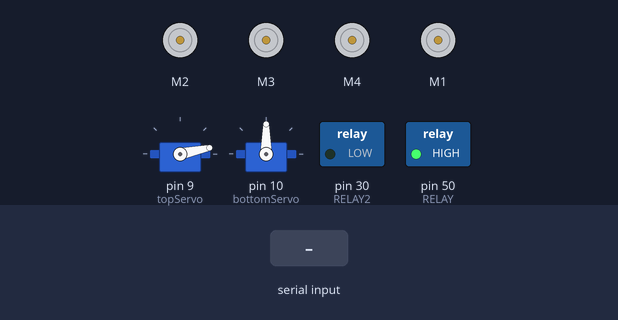
Bench run of a sketch on a simulated Arduino Mega 2560, built with avr-gcc and run on an emulated ATmega2560. Parts: 4 × DC motor (green arrow = forward, orange = backward, longer = faster), 2 × servo, switched loads named in the sketch (green lamp = pin HIGH). The inputs (shaded band) are chosen by the test bench. What the sketch prints to the serial monitor is not drawn.

Above: at 1.2 s.
1.3 s: "v" received over the second serial link
At 2.8 s:
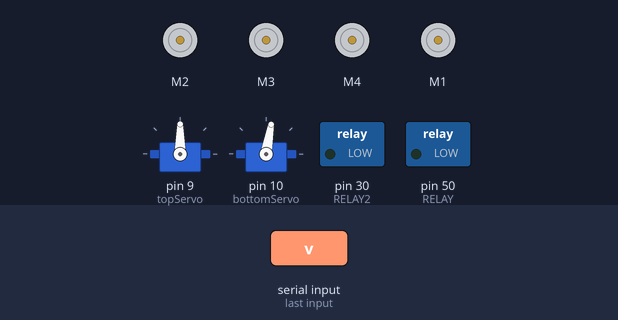
4.3 s: "c" received over the second serial link
At 5.3 s:
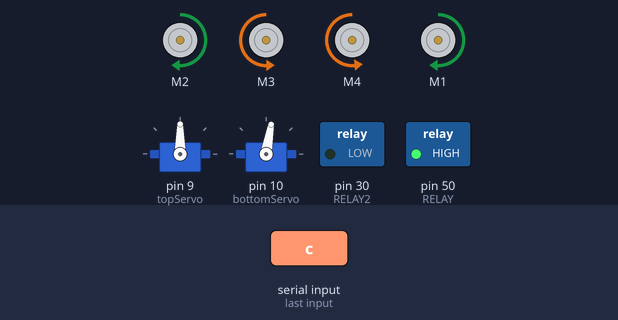
6.3 s: "b" received over the second serial link
At 7.1 s:
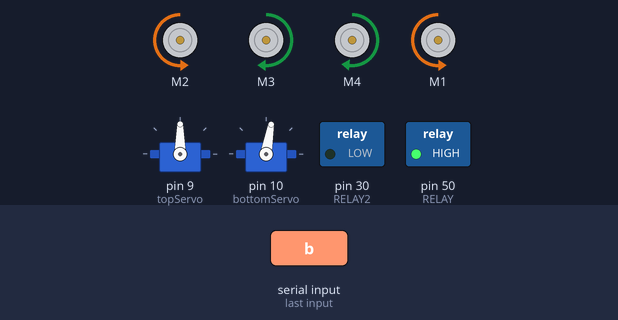
7.8 s: "a" received over the second serial link
At 8.3 s:
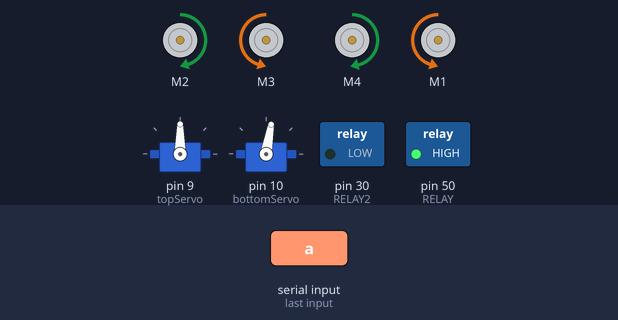
9.3 s: "d" received over the second serial link
At 10.5 s:
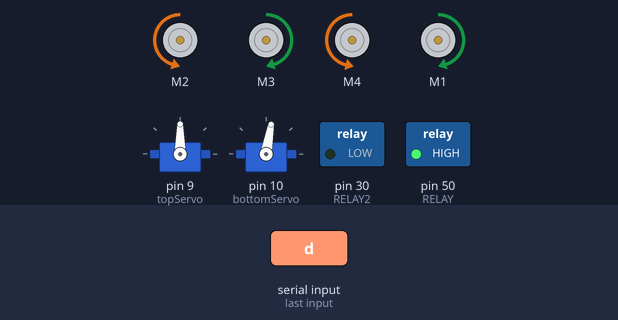
10.8 s: "w" received over the second serial link
At 11.7 s:
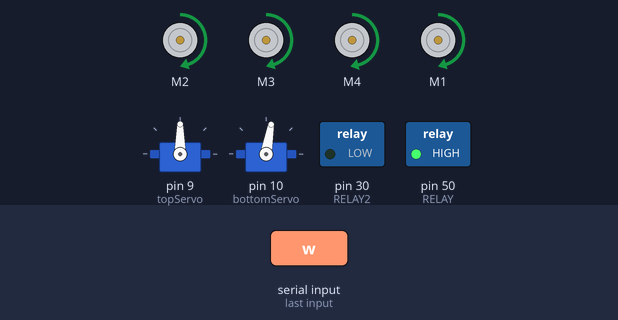
Timing chart, 0 to 13.3 s (numbered marks = the images above; inputs shaded):
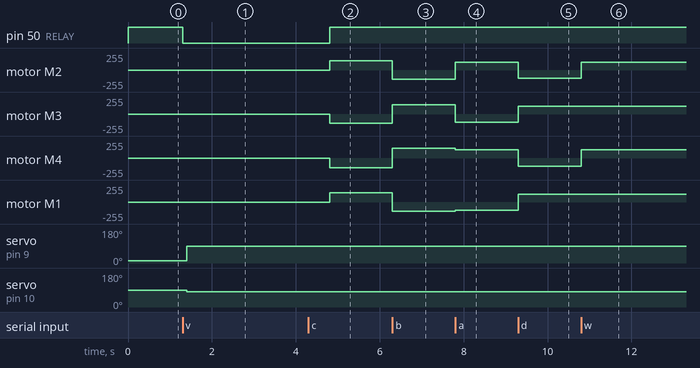

Measured:
- after the input at 1.3 s, pin 50 (RELAY): HIGH → LOW at once; servo on pin 9 (topServo): 12° → 90° after 0.10 s; servo on pin 10 (bottomServo): 90° → 80° after 0.10 s
- after the input at 4.3 s, pin 50 (RELAY): LOW → HIGH after 0.51 s; motor M2, motor M1: stopped → forward 140/255 after 0.51 s; motor M3: stopped → backward 140/255 after 0.51 s; motor M4: stopped → backward 145/255 after 0.51 s
- after the input at 6.3 s, motor M2, motor M1: forward 140/255 → backward 140/255 at once; motor M3: backward 140/255 → forward 140/255 at once; motor M4: backward 145/255 → forward 145/255 at once
- after the input at 7.8 s, motor M2: backward 140/255 → forward 120/255 at once; motor M3: forward 140/255 → backward 120/255 at once; motor M4: forward 145/255 → forward 124/255 at once; motor M1: backward 140/255 → backward 120/255 at once
- after the input at 9.3 s, motor M2: forward 120/255 → backward 120/255 at once; motor M3, motor M1: backward 120/255 → forward 120/255 at once; motor M4: forward 124/255 → backward 124/255 at once
- after the input at 10.8 s, motor M2: backward 120/255 → forward 120/255 at once; motor M4: backward 124/255 → forward 124/255 at once

The sketch:

bluetooth_mec_v2.ino
```cpp
//#include<PS2X_lib.h>
#include <AFMotor.h>
#include<Servo.h>

//#define ENREAD 30
#define RELAY 50
#define RELAY2 30

char received;
int speed = 0;
int steeringSpd = 140;
int pos =12;
int botPos = 90;
int upperLimitAng = 120;
int lowerLimitAng = 20;
int pulse = 0;


AF_DCMotor motor1(2);
AF_DCMotor motor2(3);
AF_DCMotor motor3(4);
AF_DCMotor motor4(1);
Servo topServo;
Servo bottomServo;


void setup() {
  // put your setup code here, to run once:
  Serial3.begin(115200);
  Serial.begin(115200);
  motor1.setSpeed(speed);
  motor1.run(RELEASE);
  motor2.setSpeed(speed);
  motor2.run(RELEASE);
  motor3.setSpeed(speed);
  motor3.run(RELEASE);
  motor4.setSpeed(speed);
  motor4.run(RELEASE);
  //Servo
  topServo.attach(9);
  bottomServo.attach(10);
  topServo.write(pos);
  bottomServo.write(botPos);
//  pinMode(ENREAD, INPUT_PULLUP);
  pinMode(RELAY, OUTPUT);
  pinMode(RELAY2, OUTPUT);
  delay(10);
  digitalWrite(RELAY, HIGH); // HIGH IS OFF FOR NORMALLY CLOSED RELAY
}

void setSPD(int speed) {
  motor1.setSpeed(speed);
  motor2.setSpeed(speed);
  motor3.setSpeed(1.04 * speed);
  motor4.setSpeed(speed);
}
void stop() {
  setSPD(0);
  motor1.run(RELEASE);
  motor2.run(RELEASE);
  motor3.run(RELEASE);
  motor4.run(RELEASE);
}
void loop() {
//  int a = digitalRead(ENREAD);
  //  if (ps2x.Button(PSB_R2)) {
  //    LX = ps2x.Analog(PSS_LX);
  //    LY = ps2x.Analog(PSS_LY);
  //    RX = ps2x.Analog(PSS_RX);
  //    RY = ps2x.Analog(PSS_RY);
  //    int diff_LX = abs(LX - N_X);
  //    int diff_LY = abs(LY - N_Y);
  //    int diff_RX = abs(RX - 128);
  //    int diff_RY = abs(RY - 127);
  //    Serial.print("LX:");
  //    Serial.println(LX);
  //    Serial.print("LY:");
  //    Serial.println(LY);
  //    Serial.print("RX:");
  //    Serial.println(RX);
  //    Serial.print("RY:");
  //    Serial.println(RY);
  if (Serial3.available()) {
    received = Serial3.read();
    Serial.println(received);
    //    Serial.println(speed);
  }
  if (received == '0') {
    stop();
    received = 0;
  } else {
    speed = 120;
    if (received == 'c') { //ROT LEFT
      setSPD(steeringSpd);
      motor4.run(FORWARD);
      motor3.run(BACKWARD);
      motor1.run(FORWARD);
      motor2.run(BACKWARD);
      received = 0;
      delay(5);
    }
    else if (received == 'b') { //ROT RIGHT
      setSPD(steeringSpd);
      motor4.run(BACKWARD);
      motor3.run(FORWARD);
      motor1.run(BACKWARD);
      motor2.run(FORWARD);
      received = 0;
      delay(5);
    }
    else if (received == 'a') { //LEFT
      setSPD(speed);
      Serial.print("Im going LEFT");
      motor1.run(FORWARD);
      motor2.run(BACKWARD);
      motor3.run(FORWARD);
      motor4.run(BACKWARD);
      received = 0;
      delay(5);
    }
    else if (received == 'd') { //RIGHT
      setSPD(speed);
      Serial.print("Im going RIGHT");

      motor4.run(FORWARD);
      motor2.run(FORWARD);
      motor3.run(BACKWARD);
      motor1.run(BACKWARD);
      received = 0;
      delay(5);
    }
    else if (received == 'w') { //FORWARD
      setSPD(speed);
      Serial.print("Im going FORWARD");
      motor4.setSpeed(speed);
      motor1.run(FORWARD);
      motor2.run(FORWARD);
      motor3.run(FORWARD);
      motor4.run(FORWARD);
      received = 0;
      delay(5);
    } else if (received == 's') { //BACKWARD
      setSPD(speed);
      Serial.print("Im going BACKWARD");
      motor4.setSpeed(speed);
      motor1.run(BACKWARD);
      motor2.run(BACKWARD);
      motor3.run(BACKWARD);
      motor4.run(BACKWARD);
      received = 0;
      delay(5);
    }
  }
  if (received == 'v') { //Sut bong & nâng arm
    pos = 90;
    botPos = 80;
    //    delay(100);
    digitalWrite(RELAY, LOW);
    delay(100); // Thời gian delay từ lúc bật động cơ đến lúc nâng arm
    writeServo();
    delay(778); // Thời gian động cơ hoạt động = (130+778)
    digitalWrite(RELAY, HIGH);
  }
  //  if (received == 'v') {
  //    pos += 10;
  //    if (pos >= upperLimitAng) {
  //      pos = upperLimitAng;
  //    }
  //    topServo.write(pos);
  //    delay(25);
  //    received = 0;
  ////    Serial.println(pos);
  //  }
  //  else if (received == 'z') {
  //    pos -= 10;
  //    if (pos <= lowerLimitAng) {
  //      pos = lowerLimitAng;
  //    }
  //    topServo.write(pos);
  //    delay(25);
  //    received = 0;
  ////    Serial.println(pos);
  //  }
  if (received == 'x') {
    pos = 70;
    botPos = 60;
    //    setPos(70, 60);
    writeServo();
  }
  if (received == 'j') {
    pos = 90;
    botPos = 70;
    writeServo();
  }
  if (received == 'z') { //Chinh sua goc giu bong
    botPos = 55;
    pos = 48 ;
    writeServo();
  }
  if (received == 'k') { //re bong
    if (digitalRead(RELAY2) == HIGH) {
      digitalWrite(RELAY2, LOW);
    }
    else {
      digitalWrite(RELAY2, HIGH);
    }
//      digitalWrite(RELAY2, LOW);
//      delay(2000);
//      digitalWrite(RELAY2, HIGH);
  }
}

void writeServo() {
  topServo.write(pos);
  bottomServo.write(botPos);
}
```
